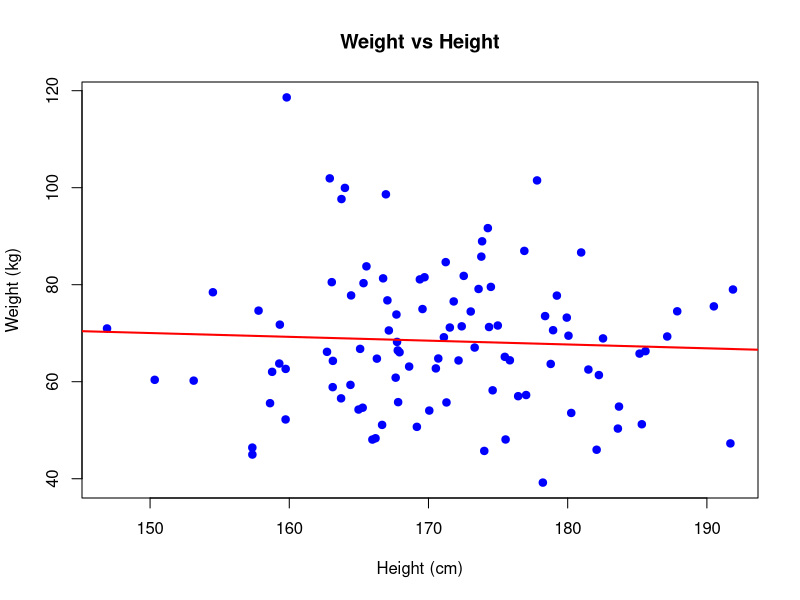
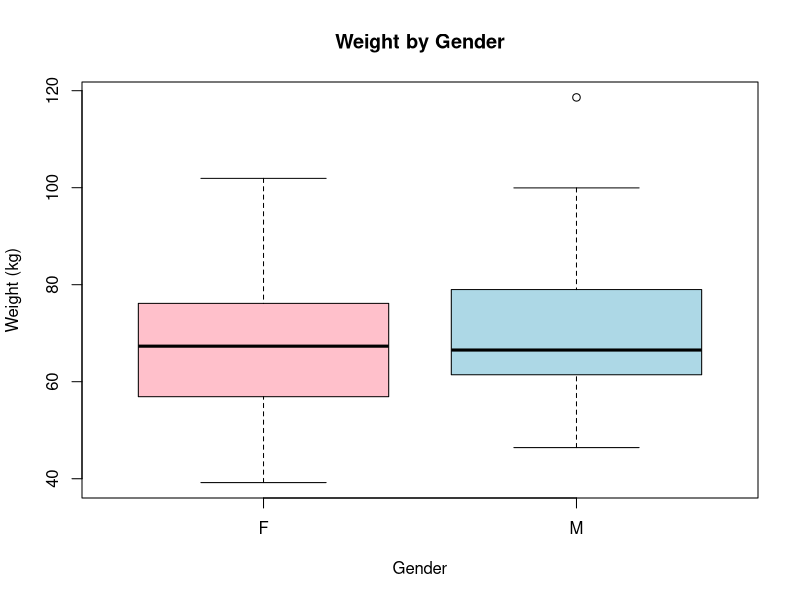

Write R code to recreate these figures, in order.
## ---- chunk 1
library(tidyverse)
knitr::opts_chunk$set(echo = TRUE)
## ---- chunk 2
# Create sample data
set.seed(123)
df <- data.frame(
  height = rnorm(100, 170, 10),
  weight = rnorm(100, 70, 15),
  age = sample(20:60, 100, replace = TRUE),
  gender = sample(c("M", "F"), 100, replace = TRUE)
)

# Example 1: Simple linear regression
# "weight depends on height"
model1 <- lm(weight ~ height, data = df)
summary(model1)
## ---- chunk 3
# Multiple predictors (additive model)
# "weight depends on height AND age"
model2 <- lm(weight ~ height + age, data = df)
summary(model2)
## ---- chunk 4
# Interaction term only
# "weight depends on the interaction between height and age"
model3 <- lm(weight ~ height:age, data = df)
summary(model3)
## ---- chunk 5
# Main effects plus interaction
# height * age expands to: height + age + height:age
model4 <- lm(weight ~ height * age, data = df)
summary(model4)

# This is equivalent to:
model4b <- lm(weight ~ height + age + height:age, data = df)
## ---- chunk 6
# Remove a term
# Include all but remove age
model5 <- lm(weight ~ height + age + gender - age, data = df)
# Equivalent to: lm(weight ~ height + gender, data = df)
## ---- chunk 7
# Use all predictors in the dataset
model6 <- lm(weight ~ ., data = df)
summary(model6)

# Remove specific variables
model7 <- lm(weight ~ . - gender, data = df)
## ---- chunk 8
# All main effects and 2-way interactions
model8 <- lm(weight ~ (height + age + gender)^2, data = df)
# Expands to: height + age + gender + height:age + height:gender + age:gender

summary(model8)
## ---- chunk 9
# Square a variable
model9 <- lm(weight ~ height + I(height^2), data = df)

# Without I(), the ^ operator has special meaning in formulas
# With I(), it's treated as arithmetic exponentiation
## ---- chunk 10
# Second-degree polynomial
model10 <- lm(weight ~ poly(height, 2), data = df)
summary(model10)
## ---- chunk 11
# Log transformation
model11 <- lm(log(weight) ~ height, data = df)

# Multiple transformations
model12 <- lm(weight ~ log(height) + sqrt(age), data = df)
## ---- chunk 12
# Scatter plot with formula notation
plot(weight ~ height, data = df,
     main = "Weight vs Height",
     xlab = "Height (cm)",
     ylab = "Weight (kg)",
     pch = 19, col = "blue")
abline(lm(weight ~ height, data = df), col = "red", lwd = 2)

# Boxplot with formula
boxplot(weight ~ gender, data = df,
        main = "Weight by Gender",
        xlab = "Gender",
        ylab = "Weight (kg)",
        col = c("pink", "lightblue"))
## ---- chunk 13
# Create categorical data
df$age_group <- cut(df$age, breaks = c(0, 30, 45, 100),
                     labels = c("Young", "Middle", "Senior"))

# One-way ANOVA
aov1 <- aov(weight ~ age_group, data = df)
summary(aov1)

# Two-way ANOVA with interaction
aov2 <- aov(weight ~ age_group * gender, data = df)
summary(aov2)
## ---- chunk 14
# Aggregate function uses formulas
# Calculate mean weight by gender
aggregate(weight ~ gender, data = df, FUN = mean)

# Multiple variables
aggregate(cbind(weight, height) ~ gender + age_group, data = df, FUN = mean)
## ---- chunk 15
# Remove intercept with -1 or +0
model13 <- lm(weight ~ height - 1, data = df)
model14 <- lm(weight ~ height + 0, data = df)
## ---- chunk 16
# Update an existing model
model_updated <- update(model2, . ~ . + gender)
# Adds gender to the existing formula

# Remove a term
model_updated2 <- update(model2, . ~ . - age)
## ---- chunk 17
# Three-way interaction
model15 <- lm(weight ~ height * age * gender, data = df)

# Specific interaction structure
model16 <- lm(weight ~ height + age + height:age + gender, data = df)
## ---- chunk 18
# See how formula expands to design matrix
head(model.matrix(weight ~ height * gender, data = df))
